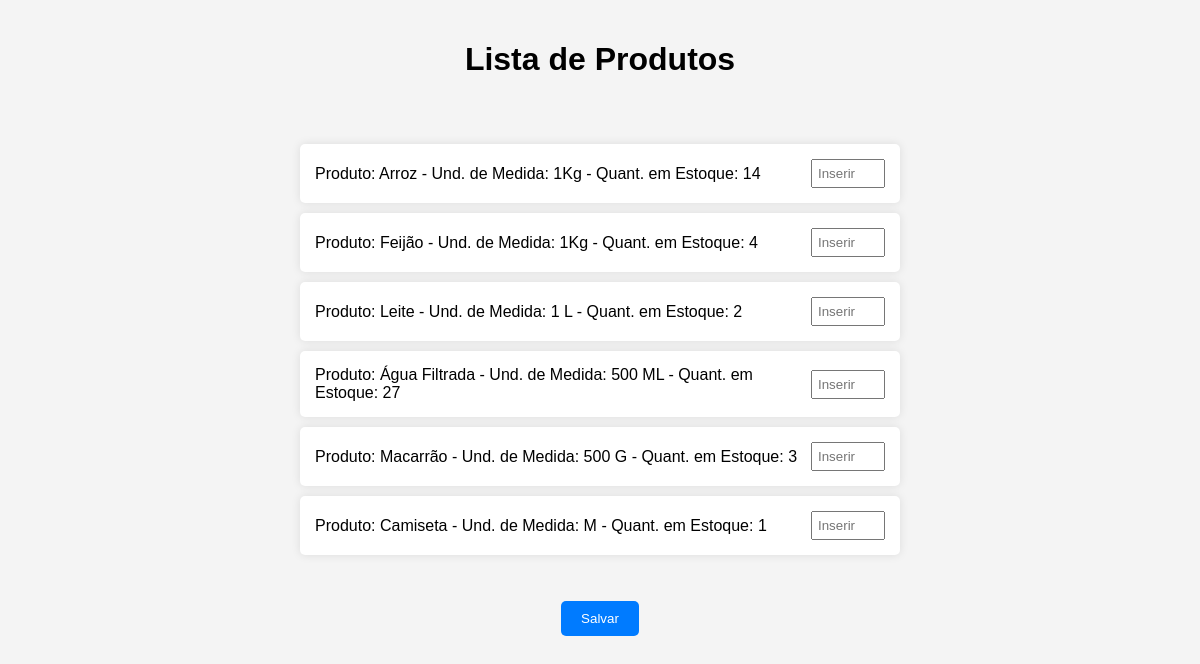
/doacao/produtos/diminuir/, run on the app's committed database.
### doacao/models.py (models this page shows, shortened)
class Produto(models.Model):
    descricao = models.CharField(max_length=200)
    unidade_medida = models.CharField(max_length=200)
    quantidade = models.IntegerField(default=0)
    objects = models.Manager()

### doacao/views.py (the view, shortened to what this page needs)
# urls.py: path('produtos/diminuir/', views.lista_produtos, {'acao': 'diminuir'}, name='lista_produtos_diminuir'),
def lista_produtos(request, acao):
    produtos = Produto.objects.all()
    return render(request, 'lista_produtos.html', {'produtos': produtos, 'acao': acao})

### doacao/templates/lista_produtos.html (shortened to what this page needs)
<!DOCTYPE html>
<html lang="en">
<head>
</head>
<body>
    <h1>Lista de Produtos</h1>
    <form method="post">
        <ul>
            {% for produto in produtos %}
                <li>
                    <div>
                        Produto: {{ produto.descricao }} - Und. de Medida: {{ produto.unidade_medida }} - Quant. em Estoque: {{ produto.quantidade }}
                    </div>
                    <div>
                        <input type="number"
                               name="quantidade_{{ produto.id }}"
                               placeholder="Inserir"
                               {% if acao == 'aumentar' %}min="0"{% elif acao == 'diminuir' %}max="0"{% endif %}
                               >
                    </div>
                </li>
            {% endfor %}
        </ul>
        <button type="submit">Salvar</button>
    </form>
</body>
</html>

### doacao/templates/lista_produtos.html (style rules this page uses)
body { font-family: Arial, sans-serif; background-color: #f4f4f4; margin: 0; padding: 20px; }
h1 { text-align: center; margin-bottom: 40px; }
form { display: flex; flex-direction: column; align-items: center; }
ul { list-style: none; padding: 0; width: 80%; max-width: 600px; }
li { background-color: #ffffff; padding: 15px; margin: 10px 0; border-radius: 5px; box-shadow: 0 0 10px rgba(0, 0, 0, 0.1); display: flex; justify-content: space-between; align-items: center; }
input[type="number"] { width: 60px; padding: 5px; }
button { padding: 10px 20px; background-color: #007BFF; color: white; border: none; border-radius: 5px; cursor: pointer; transition: background-color 0.3s ease; margin-top: 20px; }

### data on the page
Produto: descricao "Arroz", unidade_medida "1Kg", quantidade "14"
Produto: descricao "Feijão", unidade_medida "1Kg", quantidade "4"
Produto: descricao "Leite", unidade_medida "1 L", quantidade "2"
Produto: descricao "Água Filtrada", unidade_medida "500 ML", quantidade "27"
Produto: descricao "Macarrão", unidade_medida "500 G", quantidade "3"
Produto: descricao "Camiseta", unidade_medida "M", quantidade "1"
